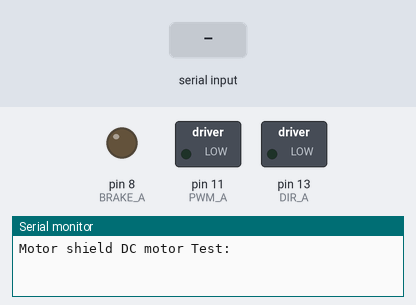
Bench run of a sketch on a simulated Arduino Uno, built with avr-gcc and run on an emulated ATmega328P. Shown: switched loads named in the sketch (green lamp = pin HIGH), output pins drawn as LEDs (lit = HIGH), the last lines printed to the serial monitor. The test bench sets the inputs (shaded band).

Above: at 1.2 s.
1.3 s: "1" received over Serial
At 1.4 s:
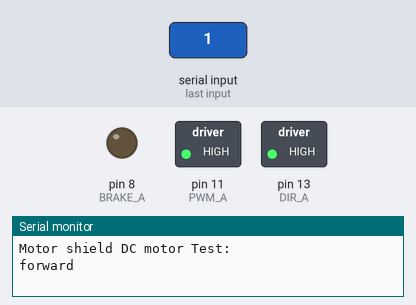
At 2.1 s:
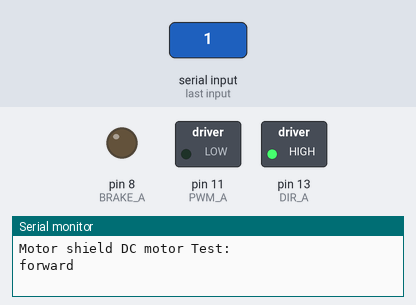
3.0 s: "2" received over Serial
At 3.1 s:
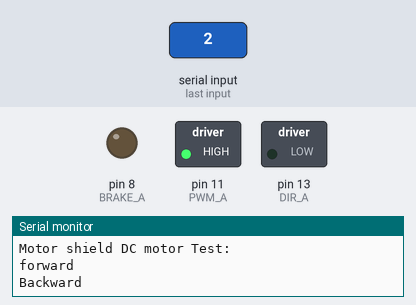
Timing chart, 0 to 6.0 s (numbered marks = the images above; inputs shaded):
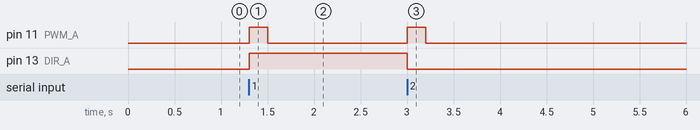

Measured:
- after the input at 1.3 s, pin 11 (PWM_A): LOW → HIGH at once, → LOW 0.20 s later; pin 13 (DIR_A): LOW → HIGH at once
- after the input at 3.0 s, pin 11 (PWM_A): LOW → HIGH at once, → LOW 0.20 s later; pin 13 (DIR_A): HIGH → LOW at once

The sketch:

shutter_code_matlab.ino
```cpp
const int
// for motor one use 11 13 8 A1
PWM_A   = 11, //3 - 11
DIR_A   = 13, //12 - 13
BRAKE_A = 8, // 9- 8
SNS_A   = A1, //A0 - A1
speed_1 = 255 ,
d_time =200;
byte byteRead;


void setup() {

  // Configure the A output
  pinMode(BRAKE_A, OUTPUT);  // Brake pin on channel A
  pinMode(DIR_A, OUTPUT);    // Direction pin on channel A

  // Open Serial communication
  Serial.begin(9600);
  Serial.println("Motor shield DC motor Test:");
}

void loop() {
  //digitalWrite(BRAKE_A, LOW);  // setting brake LOW disable motor brake
    analogWrite(PWM_A, 0);       // turn off power to the motor
    while (Serial.available()) {
    /* read the most recent byte */
    byteRead = Serial.read();


if ( byteRead == 49) {
// Set the outputs to run the motor forward
  Serial.println("forward");

  digitalWrite(DIR_A, HIGH);   // setting direction to HIGH the motor will spin forward

  analogWrite(PWM_A, speed_1);     // Set the speed of the motor, 255 is the maximum value


  delay(d_time);                 // hold the motor at full speed for  delay miliseconds
// Brake the motor
  // raising the brake pin the motor will stop faster than the stop by inertia
 // digitalWrite(BRAKE_A, HIGH);  // raise the brake

}


if( byteRead == 50) {
// Set the outputs to run the motor backward

  Serial.println("Backward");

  digitalWrite(DIR_A, LOW);    // now change the direction to backward setting LOW the DIR_A pin
  analogWrite(PWM_A, speed_1);     // Set the speed of the motor
  delay(d_time);
//digitalWrite(BRAKE_A, LOW);  // setting againg the brake LOW to disable motor brake
//analogWrite(PWM_A, 0);       // turn off power to the motor

}
else {
  // now stop the motor by inertia, the motor will stop slower than with the brake function
  //digitalWrite(BRAKE_A, LOW);  // setting againg the brake LOW to disable motor brake
 analogWrite(PWM_A, 0);       // turn off power to the motor


}


}
}
```
